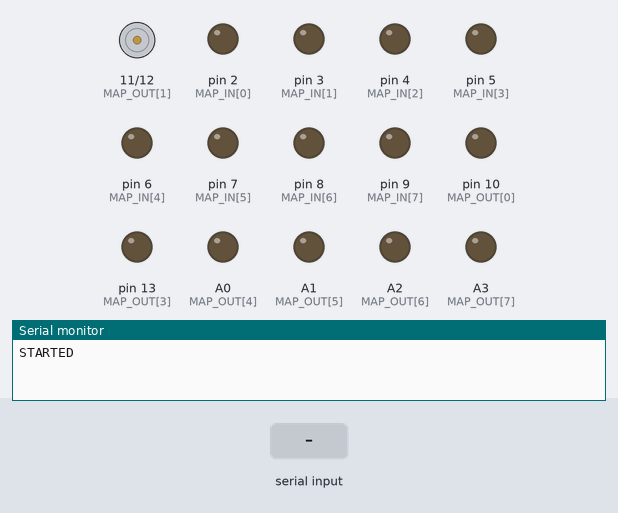
A sketch run on a simulated Arduino Uno, built with avr-gcc and run on an emulated ATmega328P. Parts: motor-driver pin pairs drawn as motors (green arrow = first pin HIGH = forward, orange = second pin HIGH = backward, longer = more drive), output pins drawn as LEDs (lit = HIGH), the last lines printed to the serial monitor. The inputs (shaded band) are chosen by the test bench.

Above: at 1.2 s.
1.3 s: "0\n" received over Serial
At 1.7 s:
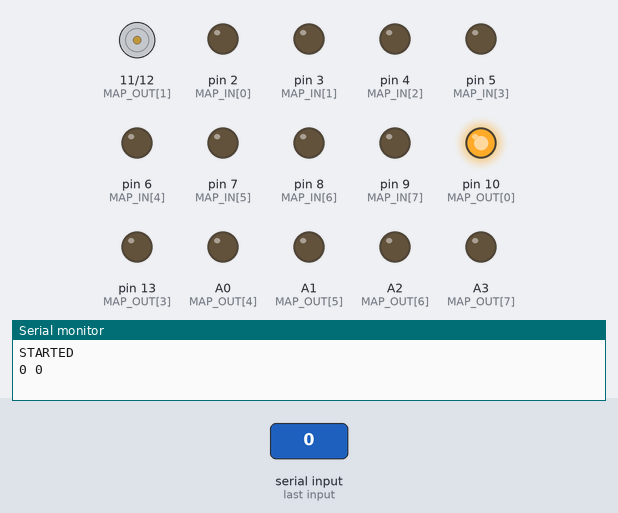
2.9 s: "1\n" received over Serial
At 4.1 s:
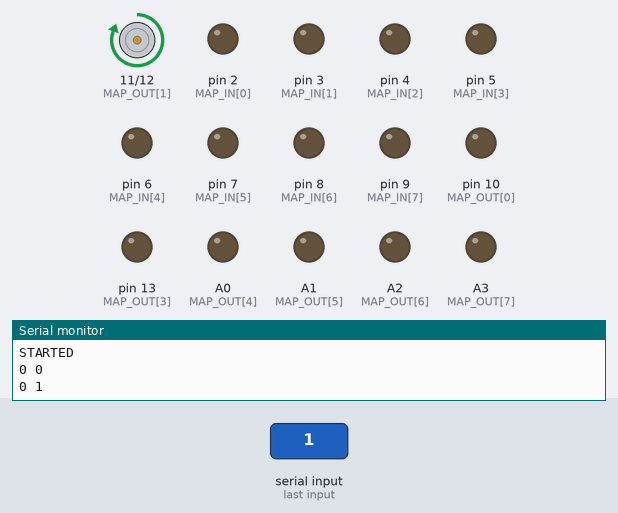
4.5 s: "2\n" received over Serial
At 5.3 s:
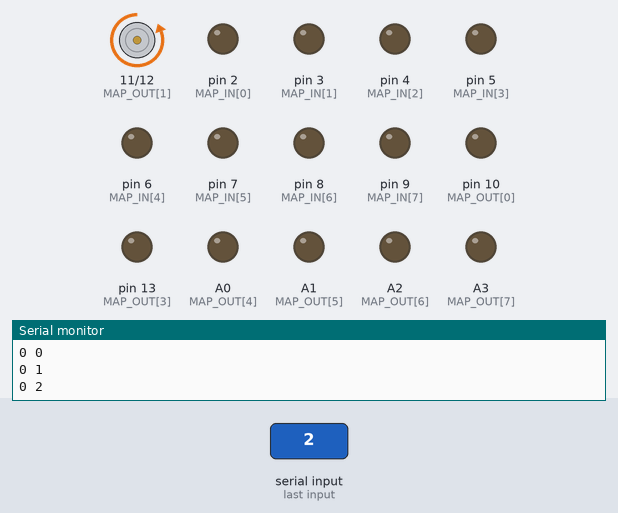
6.1 s: "5\n" received over Serial
At 6.5 s:
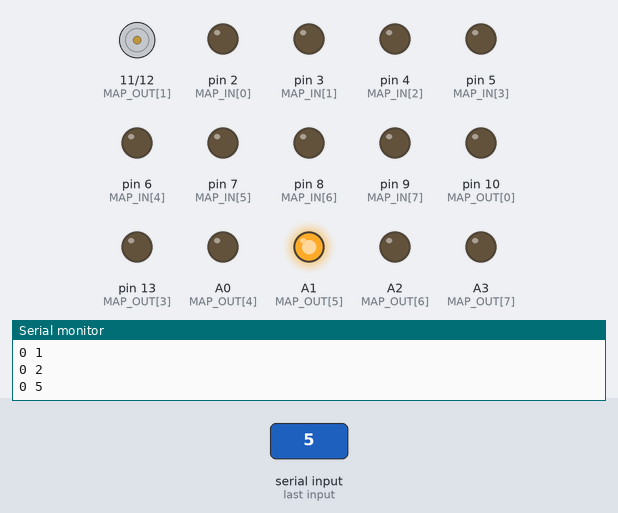
Timing chart, 0 to 8.7 s (numbered marks = the images above; inputs shaded):
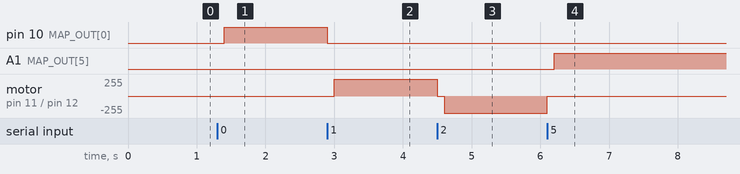

The sketch:

sketch_jun28a.ino
```cpp
byte MAP_IN[8]= { 2, 3, 4, 5, 6, 7, 8,9};
byte MAP_OUT[8]={10,11,12,13,A0,A1,A2,A3};

void setup() {
DDRB |= B00111111;
DDRD |= B11111100;
DDRC |= B00111111;
PORTB = B00000000;
PORTD = B00000000;
PORTC = B00000000;
Serial.begin(57600);
Serial.println("STARTED");
Serial.flush();
}

#define ch_max 7
#define ch_min 0

int c, ch;
void loop() {
 while (Serial.available()<2) {};
 int  buf =   Serial.parseInt();
 c= buf/10;
 ch = buf%10;

 if ((ch>= ch_min) && (ch<= ch_max))
 {
    switch (c){
    case 0://out
    {
      for (int i = ch_min ; i<=ch_max; i++)
      if (i!=ch)
      digitalWrite(  MAP_OUT[ i ], LOW);
      delay(100);
      digitalWrite(MAP_OUT[ch],HIGH);
      break;
    }
   case 1: //in
     {
      for (int i = ch_min ; i<=ch_max; i++)
      if (i!=ch)
      digitalWrite(  MAP_IN[i], LOW);
      delay(100);
      digitalWrite(MAP_IN[ch],HIGH);
      break;
     }
   case 2://off
      {
      digitalWrite(  MAP_IN[ch], LOW);
      digitalWrite(  MAP_OUT[ch], LOW);
      delay(100);
      break;
      }
  }
}

 Serial.print(c);
 Serial.print(" ");
 Serial.println(ch);
Serial.flush();
}
```

Measured:
- after the input at 1.3 s, pin 10 (MAP_OUT[0]): LOW → HIGH after 0.10 s
- after the input at 2.9 s, pin 10 (MAP_OUT[0]): HIGH → LOW at once; motor on pin 11 (MAP_OUT[1]) / pin 12 (MAP_OUT[2]): stopped → forward 255/255 after 0.10 s
- after the input at 4.5 s, motor on pin 11 (MAP_OUT[1]) / pin 12 (MAP_OUT[2]): forward 255/255 → stopped at once, → backward 255/255 0.10 s later
- after the input at 6.1 s, A1 (MAP_OUT[5]): LOW → HIGH after 0.10 s; motor on pin 11 (MAP_OUT[1]) / pin 12 (MAP_OUT[2]): backward 255/255 → stopped at once
